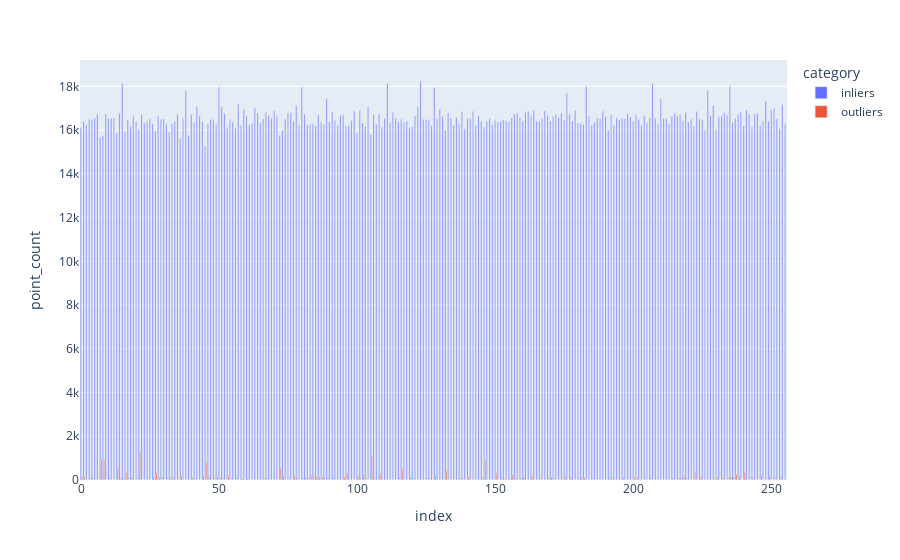

Notebook source saved alongside this figure:
### Code cell
def plot_outliers_count(outliers_pc_, inliers_pc_=[],idx_range_=()):
    # slicing
    outliers_pc_ = outliers_pc_ [idx_range_[0]:idx_range_[1]] if idx_range_ else outliers_pc_  
    inliers_pc_ = inliers_pc_ [idx_range_[0]:idx_range_[1]] if (idx_range_ and inliers_pc_)  else inliers_pc_ 

    _out_np = np.array([outliers_pc_]).transpose()
    _out_np = np.concatenate((_out_np,np.zeros((_out_np.shape[0],1))),axis=1)
    _out_df = pd.DataFrame(_out_np, columns=['point_count','category'])
    _out_df[['category']] = 'outliers'

    if inliers_pc_:
        _inliers_np = np.array([inliers_pc_]).transpose()
        _inliers_np = np.concatenate((_inliers_np,np.zeros((_inliers_np.shape[0],1))),axis=1)

        _indf = pd.DataFrame(_inliers_np, columns=['point_count','category'])
        _indf[['category']] = 'inliers'
        df = pd.concat((_indf, _out_df))
    else:
        df = _out_df

    fig = px.bar(df, y="point_count", color="category", barmode="group", text_auto=True)
    fig.show()

plot_outliers_count(out10_pointcount, inliers_pointcount)

### Figure 1 — Plotly figure (JSON) as saved in the notebook; plotly's stock layout.template omitted (floating-point values rounded to 4 significant figures; data arrays with more than 128 entries replaced by an {"elided": "..."} marker saying what was removed)
{"data": [{"alignmentgroup": "True", "hovertemplate": "category=inliers<br>index=%{x}<br>point_count=%{y}<extra></extra>", "legendgroup": "inliers", "marker": {"color": "#636efa", "pattern": {"shape": ""}}, "name": "inliers", "offsetgroup": "inliers", "orientation": "v", "showlegend": true, "textposition": "auto", "texttemplate": "%{y}", "type": "bar", "x": {"elided": "256 int values"}, "xaxis": "x", "y": {"elided": "256 int values"}, "yaxis": "y"}, {"alignmentgroup": "True", "hovertemplate": "category=outliers<br>index=%{x}<br>point_count=%{y}<extra></extra>", "legendgroup": "outliers", "marker": {"color": "#EF553B", "pattern": {"shape": ""}}, "name": "outliers", "offsetgroup": "outliers", "orientation": "v", "showlegend": true, "textposition": "auto", "texttemplate": "%{y}", "type": "bar", "x": {"elided": "256 int values"}, "xaxis": "x", "y": {"elided": "256 int values"}, "yaxis": "y"}], "layout": {"barmode": "group", "legend": {"title": {"text": "category"}, "tracegroupgap": 0}, "margin": {"t": 60}, "xaxis": {"anchor": "y", "domain": [0, 1], "title": {"text": "index"}}, "yaxis": {"anchor": "x", "domain": [0, 1], "title": {"text": "point_count"}}}}
